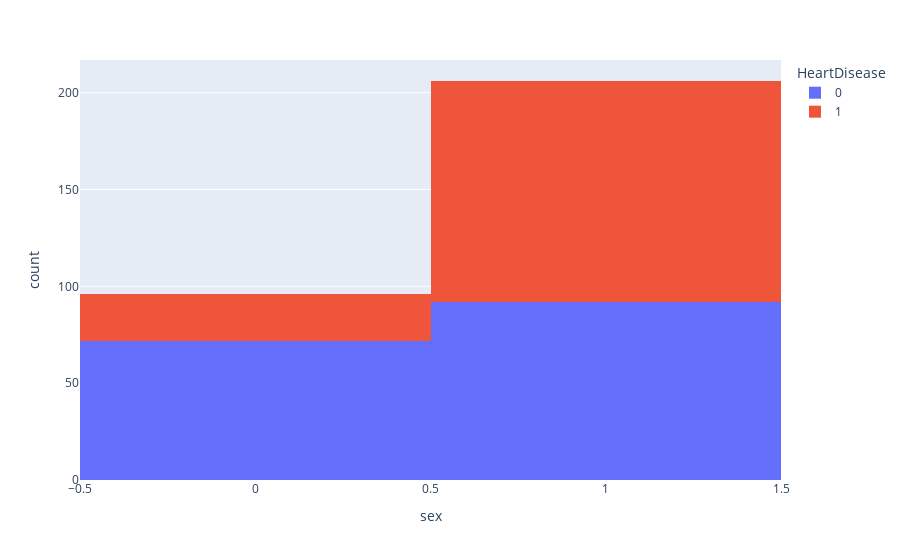

Notebook cell for this chart:
### Markdown cell above
### Sex vs Heart Disease

### Code cell
px.histogram(heart_df, x = 'sex', color = 'HeartDisease')
# 0: If we see females(0) have fewer cases of heart disease.
# 1: If we see that males(1) have higher chances of heart disease.

### Figure 1 — Plotly figure (JSON) as saved in the notebook; plotly's stock layout.template omitted (floating-point values rounded to 4 significant figures; data arrays with more than 128 entries replaced by an {"elided": "..."} marker saying what was removed)
{"data": [{"alignmentgroup": "True", "bingroup": "x", "hovertemplate": "HeartDisease=0<br>sex=%{x}<br>count=%{y}<extra></extra>", "legendgroup": "0", "marker": {"color": "#636efa", "pattern": {"shape": ""}}, "name": "0", "offsetgroup": "0", "orientation": "v", "showlegend": true, "type": "histogram", "x": {"elided": "164 int values"}, "xaxis": "x", "yaxis": "y"}, {"alignmentgroup": "True", "bingroup": "x", "hovertemplate": "HeartDisease=1<br>sex=%{x}<br>count=%{y}<extra></extra>", "legendgroup": "1", "marker": {"color": "#EF553B", "pattern": {"shape": ""}}, "name": "1", "offsetgroup": "1", "orientation": "v", "showlegend": true, "type": "histogram", "x": {"elided": "138 int values"}, "xaxis": "x", "yaxis": "y"}], "layout": {"autosize": true, "barmode": "relative", "legend": {"title": {"text": "HeartDisease"}, "tracegroupgap": 0}, "margin": {"t": 60}, "xaxis": {"anchor": "y", "autorange": true, "domain": [0, 1], "range": [-0.5, 1.5], "title": {"text": "sex"}, "type": "linear"}, "yaxis": {"anchor": "x", "autorange": true, "domain": [0, 1], "range": [0, 216.8], "title": {"text": "count"}}}}
